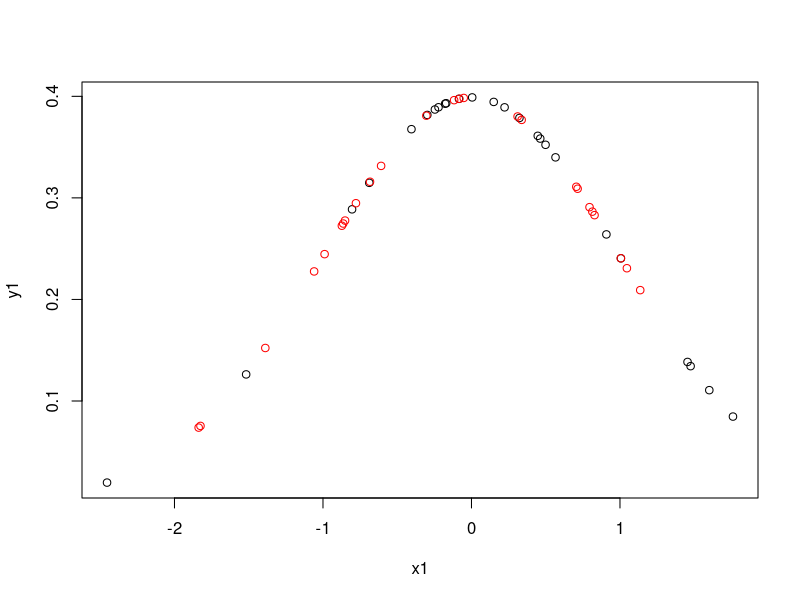
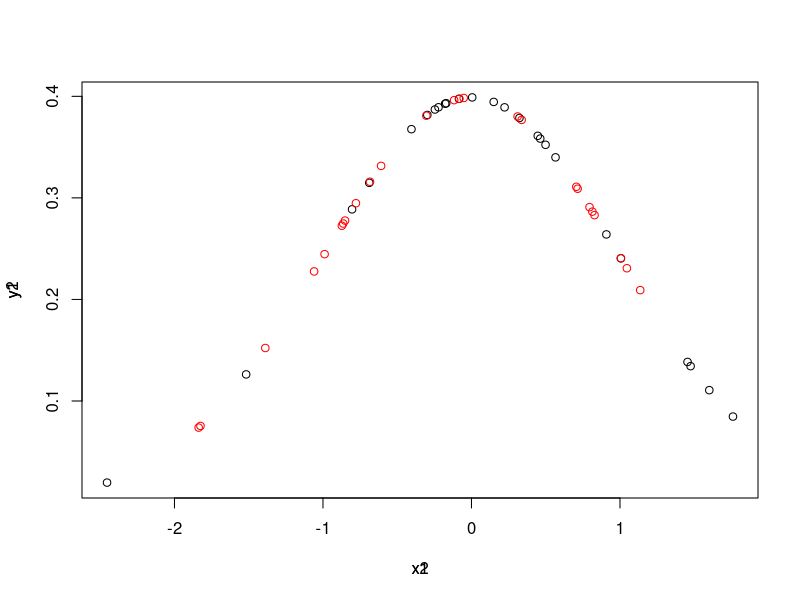

The R source for these figures, in order:
## ---- chunk 1
x1 <- rnorm(25, mean=, sd=1)
y1 <- dnorm(x1, mean=, sd=1)
 
x2 <- rnorm(25, mean=, sd=1)
y2 <- dnorm(x2, mean=, sd=1)
 
# points() 함수를 이용한 경우
plot(x1, y1, type='p', xlim=range(x1,x2), ylim=range(y1,y2))
points(x2, y2, type='p', col="red",xlim=range(x1,x2), ylim=range(y1,y2))
 
# par(new=TRUE)를 이용한 경우
plot(x1, y1, type='p', xlim=range(x1,x2), ylim=range(y1,y2))
par(new=TRUE)
plot(x2, y2, type='p', col="red", axes=F, xlim=range(x1,x2), ylim=range(y1,y2))
